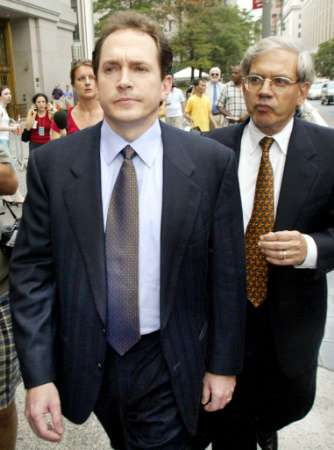
#> input picture Datasets/Temp/106.png, 334 x 450 px
$ python -i data_augment.py   (imports and definitions only)
#> lines starting #> are read from the running program, lines starting #| are printed output that depends on the picture; after the words box and inside, x2 and y2 are one past the last pixel; in counts of white or black regions, pixels touching at a corner belong together
#> further down, picture is the input picture: shape (450, 334, 3); mean B, G, R 85.4, 89.3, 93.8
import cv2
import numpy as np
import random
from utils.box_utils import matrix_iof


# [67 lines left out: function _crop, not called in this run]


def _distort(image):
    """Randomly changing contrast, brightness, hues, saturation(насыщенность)
        :param
            image - image as a np.array
        :return:
            distorted image
    """
    def _convert(image, alpha=1, beta=0):
#> called with alpha = 1, beta = -29.41
        tmp = image.astype(float) * alpha + beta
        tmp[tmp < 0] = 0
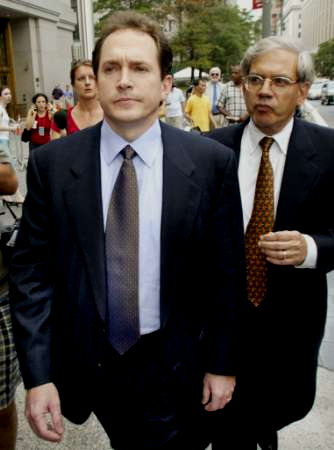
#> tmp: shape (450, 334, 3) float64; mean B, G, R 60.4, 65.4, 70.5
        tmp[tmp > 255] = 255
        image[:] = tmp

    image = image.copy()

    if random.randrange(2):

        #brightness distortion
        if random.randrange(2):
            _convert(image, beta=random.uniform(-32, 32))

        #contrast distortion
        if random.randrange(2):
            _convert(image, alpha=random.uniform(0.5, 1.5))
#> call 2 of _convert, with alpha = 0.905, beta = 0
#> in _convert (call 2), `tmp = image.astype(float) * alpha + beta`:
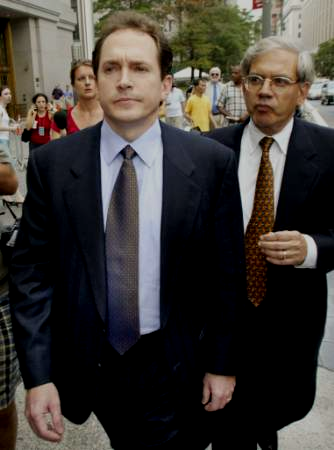
#> tmp: shape (450, 334, 3) float64; mean B, G, R 54.2, 58.8, 63.4

        image = cv2.cvtColor(image, cv2.COLOR_BGR2HSV)
#> image: shape (450, 334, 3); mean H, S, V 46.7, 84.5, 67.4

        #saturation distortion
        if random.randrange(2):
            _convert(image[:, :, 1], alpha=random.uniform(0.5, 1.5))
#> call 3 of _convert, with alpha = 1.47, beta = 0
#> in _convert (call 3), `tmp = image.astype(float) * alpha + beta`:
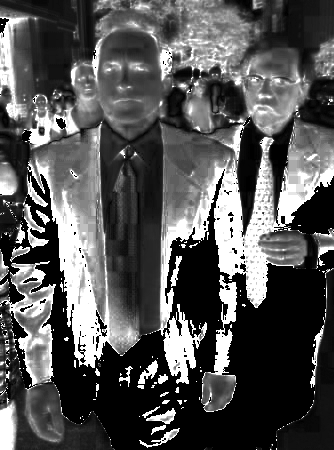
#> tmp: shape (450, 334) float64; min 0, max 374.3, mean 124; drawn with min black and max white
#> in _convert (call 3), `tmp[tmp > 255] = 255`:
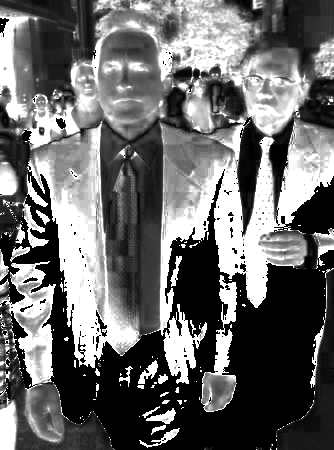
#> tmp: shape (450, 334) float64; 18.93% of pixels changed, all inside (x1, y1, x2, y2) = (0, 0, 334, 450)

        #hue distortion
        if random.randrange(2):
            tmp = image[:, :, 0].astype(int) + random.randint(-18, 18)
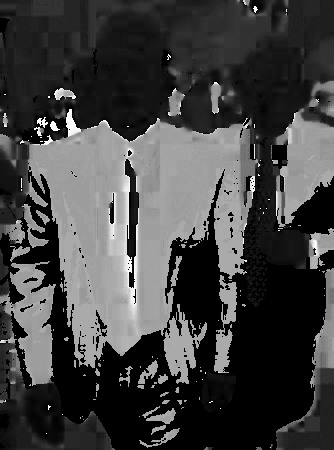
#> tmp: shape (450, 334) int64; min -5, max 174, mean 41.7; drawn with min black and max white
            tmp %= 180
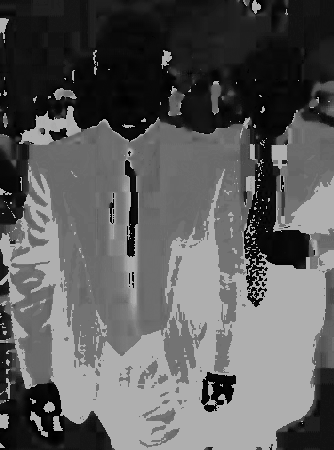
#> tmp: shape (450, 334) int64; min 0, max 179, mean 92.7
            image[:, :, 0] = tmp
#> image: shape (450, 334, 3); mean H, S, V 92.7, 105.5, 67.4

        image = cv2.cvtColor(image, cv2.COLOR_HSV2BGR)
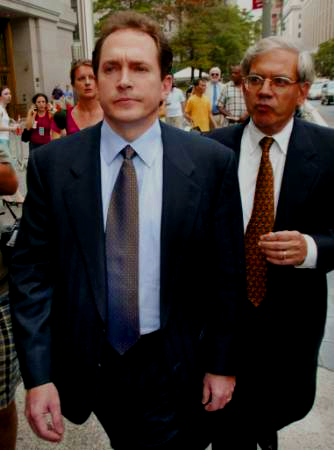
#> image: shape (450, 334, 3); mean B, G, R 48.4, 53, 61.7

    else:

        #brightness distortion
        if random.randrange(2):
            _convert(image, beta=random.uniform(-32, 32))

        image = cv2.cvtColor(image, cv2.COLOR_BGR2HSV)

        #saturation distortion
        if random.randrange(2):
            _convert(image[:, :, 1], alpha=random.uniform(0.5, 1.5))

        #hue distortion
        if random.randrange(2):
            tmp = image[:, :, 0].astype(int) + random.randint(-18, 18)
            tmp %= 180
            image[:, :, 0] = tmp

        image = cv2.cvtColor(image, cv2.COLOR_HSV2BGR)

        #contrast distortion
        if random.randrange(2):
            _convert(image, alpha=random.uniform(0.5, 1.5))

    return image


# [44 lines left out: functions _mirror, _pad_to_square, _resize_subtract_mean, not called in this run]


class preproc(object):
    """Making image preprocessing: cropping, resizing, recoloring"""
    # [38 lines left out: functions __init__, __call__, not called in this run]

>>> import cv2
>>> picture = cv2.imread('../Datasets/Temp/106.png')
>>> result = _distort(picture)

$ run again, on Datasets/Temp/108.png
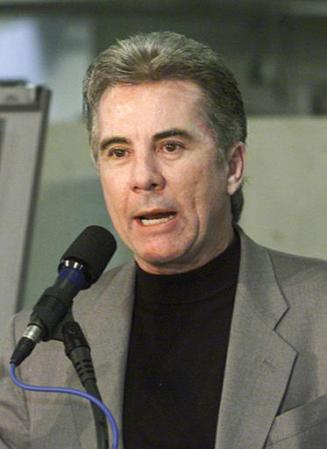
#> input picture Datasets/Temp/108.png, 327 x 449 px
#> picture is the input picture: shape (449, 327, 3); mean B, G, R 89.5, 100.7, 104.7
#> in _distort, `tmp %= 180`:
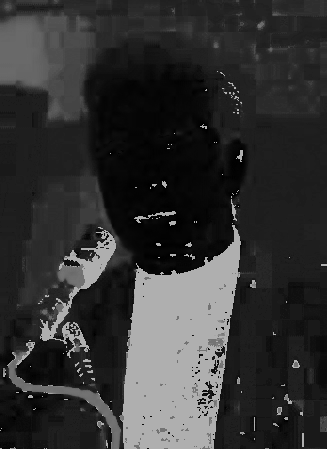
#> tmp: shape (449, 327) int64; min 0, max 179, mean 50.8
#> in _distort, `image = cv2.cvtColor(image, cv2.COLOR_HSV2BGR)`:
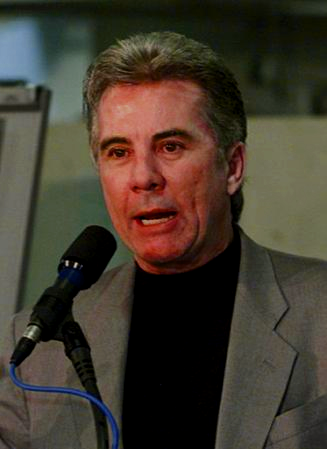
#> image: shape (449, 327, 3); mean B, G, R 46.5, 58.5, 67.3

$ run again, on Datasets/Temp/128.png
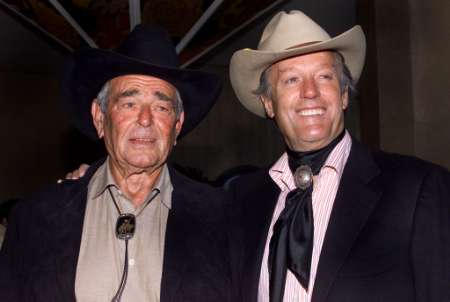
#> input picture Datasets/Temp/128.png, 450 x 302 px
#> picture is the input picture: shape (302, 450, 3); mean B, G, R 49.7, 48.5, 63.3
#> in _convert (call 3), `tmp[tmp > 255] = 255`:
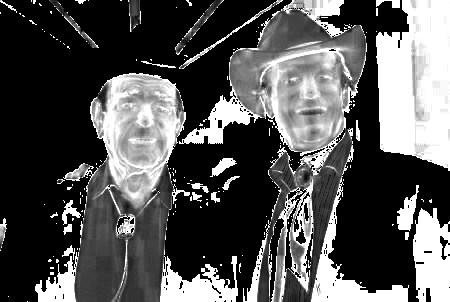
#> tmp: shape (302, 450) float64; min 0, max 255, mean 85.3
#> in _distort, `image = cv2.cvtColor(image, cv2.COLOR_HSV2BGR)`:
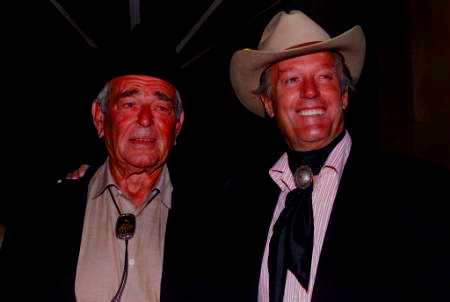
#> image: shape (302, 450, 3); mean B, G, R 19.9, 19.3, 35.5

$ run again, on Datasets/Temp/134.png
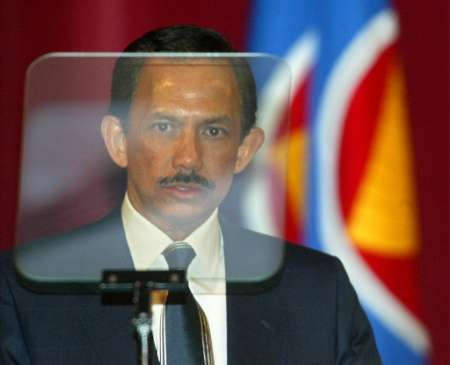
#> input picture Datasets/Temp/134.png, 450 x 365 px
#> picture is the input picture: shape (365, 450, 3); mean B, G, R 81, 82.7, 109.6
#> in _distort, `image = cv2.cvtColor(image, cv2.COLOR_HSV2BGR)`:
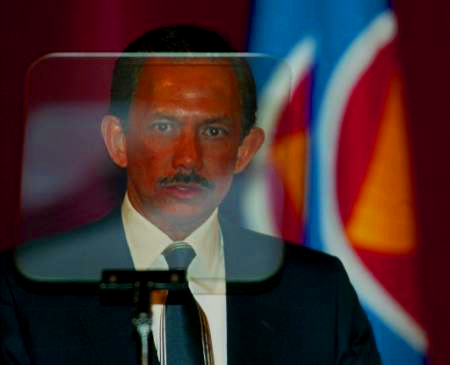
#> image: shape (365, 450, 3); mean B, G, R 48.6, 46.2, 69
